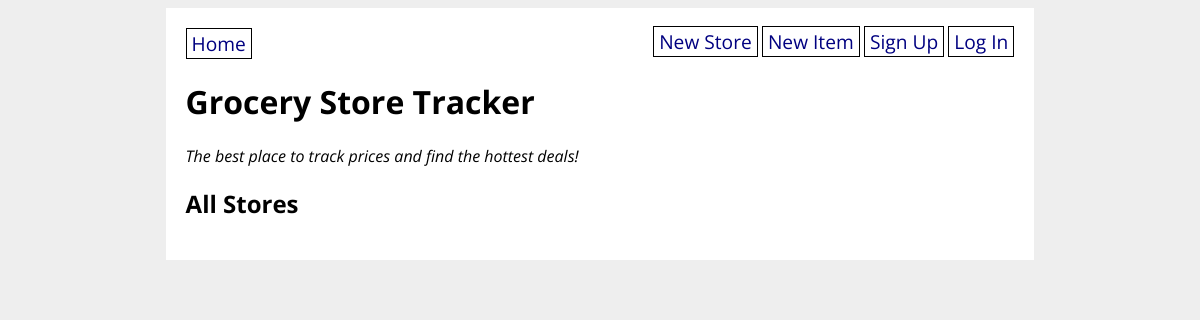
Before: / with the older database file.
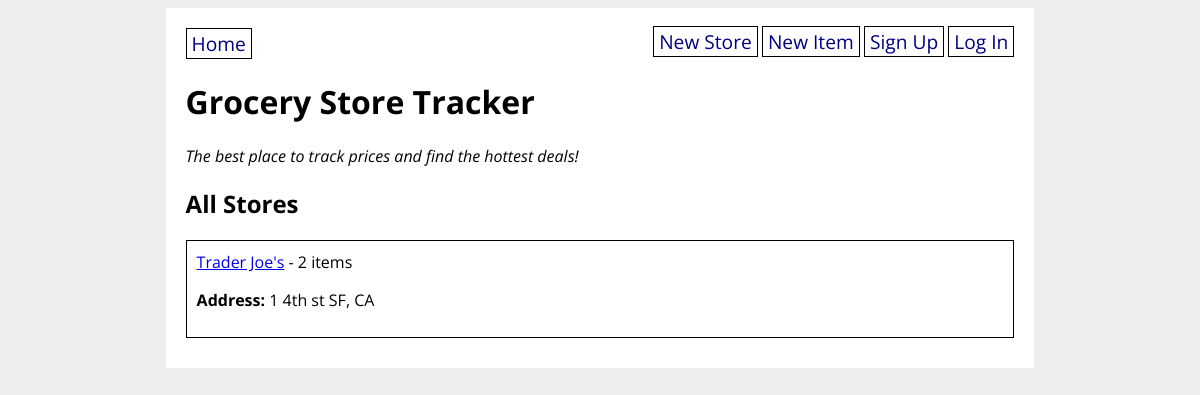
After: the same page with the newer database file.
### grocery_app/models.py (models this page shows)
class GroceryStore(db.Model):
    id = db.Column(db.Integer, primary_key=True)
    title = db.Column(db.String(80), nullable=False)
    address = db.Column(db.String(200), nullable=False)
    items = db.relationship('GroceryItem', back_populates='store')
    created_by_id = db.Column(db.Integer, db.ForeignKey('user.id'))
    created_by = db.relationship('User')

### grocery_app/routes.py (the view)
@main.route('/')
def homepage():
    all_stores = GroceryStore.query.all()
    print(all_stores)
    return render_template('home.html', all_stores=all_stores)

### grocery_app/templates/home.html
{% extends 'base.html' %}
{% block content %}
<h1>Grocery Store Tracker</h1>
<p><em>The best place to track prices and find the hottest deals!</em></p>
<h2>All Stores</h2>
{% for store in all_stores %}
<div class="store">
    <a href="/store/{{ store.id }}">{{ store.title }}</a> -
    {{ store.items|length }} items
    <p><strong>Address:</strong> {{ store.address }}</p>
</div>
{% endfor %}
{% endblock %}

### grocery_app/templates/base.html (shortened to what this page needs)
<!DOCTYPE html>
<html>
    <head>
        <link rel="stylesheet" href="/static/style.css">
    </head>
    <body>
        <div id="content">
            <nav>
                <a href="/">Home</a>
                <div>
                    <a href="/new_store">New Store</a>
                    <a href="/new_item">New Item</a>
                    {% if current_user.is_authenticated %}
                    <a href="/logout">Log Out</a>
                    <a href="/shopping_list">Shopping List</a>
                    {% else %}
                    <a href="/signup">Sign Up</a>
                    <a href="login">Log In</a>
                    {% endif %}
                </div>
            </nav>
            {% block content %}{% endblock %}
        </div>
    </body>
</html>

### grocery_app/static/style.css (style rules this page uses)
body { display: flex; flex-direction: column; align-items: center; background-color: #eee; font-family: 'Open Sans', sans-serif; }
#content { width: 70%; background-color: white; padding: 20px; }
nav { width: 100%; display: flex; flex-direction: row; justify-content: space-between; }
nav a { color: navy; text-decoration: none; border: 1px solid black; padding: 1px 5px; font-size: 1.2em; }
div.store { border: 1px solid black; padding: 10px; margin-bottom: 10px; }

Changed rows visible on the page:
added GroceryStore: title "Trader Joe's", items|length "2", address "1 4th st SF, CA"
